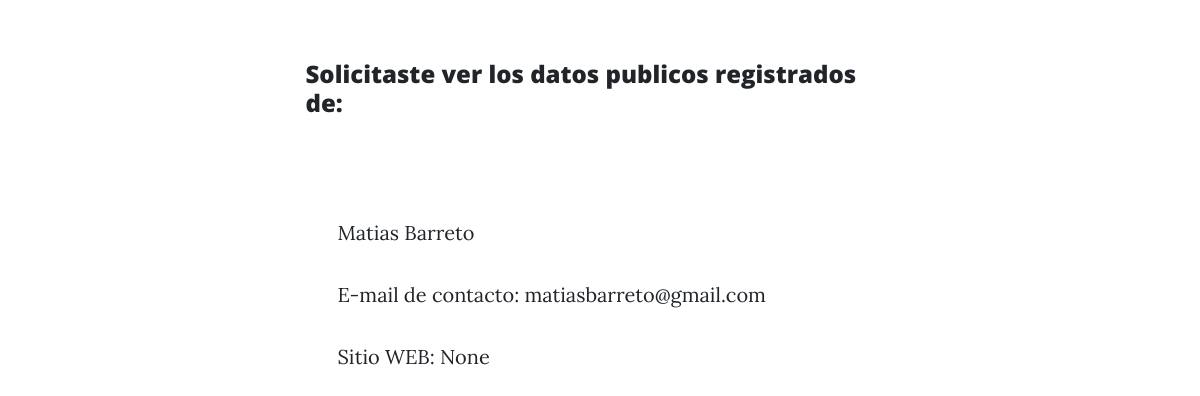
/autor/detail/1 (signed in), run on an earlier commit of the app's database.
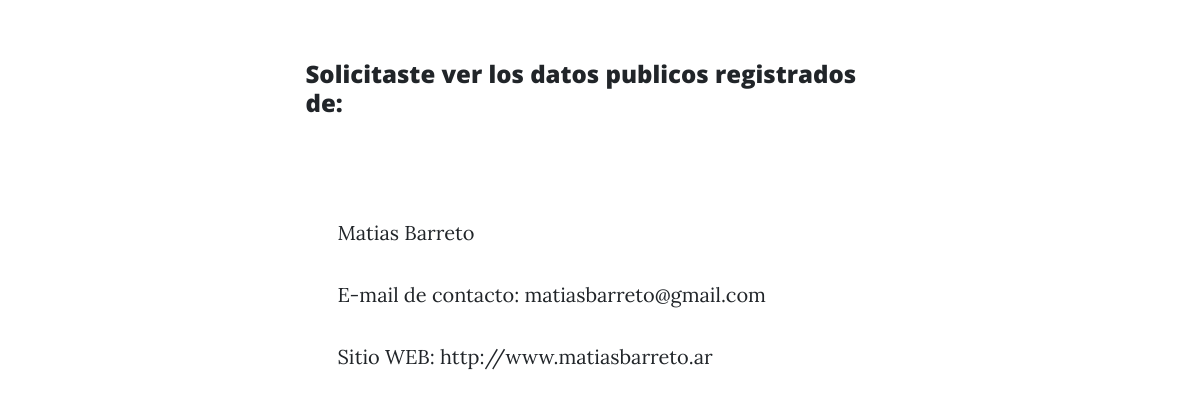
And on a later commit of the database.
### app_blog/models.py (models this page shows, shortened)
class Autor(Model):
    id = models.AutoField(primary_key = True)
    nombre = models.CharField('Nombre', max_length = 255, null = False, blank = False)
    apellido = models.CharField('Apellido', max_length = 255, null = False, blank = False)
    twitter = models.URLField('Twitter', null = True, blank = True)
    web = models.URLField('Web Site', null = True, blank = True)
    email = models.EmailField ('E-mail', null = False, blank = False)
    estado = models.BooleanField('Autor Activo/Autor Inactivo', default = True)
    fecha_creacion = models.DateField('Fecha de Creación', auto_now = False, auto_now_add = True)
    class Meta:
        verbose_name = 'Autor'
        verbose_name_plural = 'Autores'

### app_blog/views.py (the view)
# urls.py: path('autor/detail/<pk>', login_required(autorDetailView.as_view()), name='Datos del Autor'),
class autorDetailView(DetailView):
    model = Autor
    template_name = 'autor.html'

### templates/autor.html (shortened to what this page needs)
{% extends "padre.html" %}
{% load static %}
{% block contenido %}
<h4>Solicitaste ver los datos publicos registrados de:</h4>
<br><br>
<ul>
    <p>{{autor.nombre}} {{autor.apellido}}</p>
    <p>E-mail de contacto: {{autor.email}}</p>
    <p>Sitio WEB: {{autor.web}}</p>
</ul>
{% endblock contenido %}

### templates/padre.html (shortened to what this page needs)
<!DOCTYPE html>
<html lang="es">
{% load static %}
    <head>
        <link href="{% static 'app_blog/css/styles.css' %}" rel="stylesheet" />
    </head>
    <body>
<br>
<br>
        <div class="container px-4 px-lg-5">
            <div class="row gx-4 gx-lg-5 justify-content-center">
                <div class="col-md-10 col-lg-8 col-xl-7">
                    {% block contenido %}{% endblock contenido %}
                </div>
            </div>
        </div>
    </body>
</html>

What changed in the data, as far as the page shows it:
changed Autor "Matias": web "None" → "http://www.matiasbarreto.ar"
